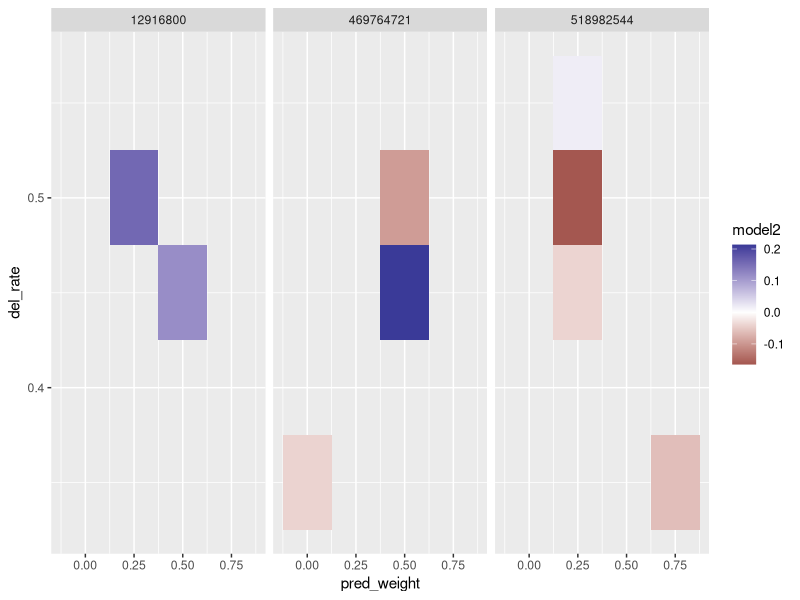
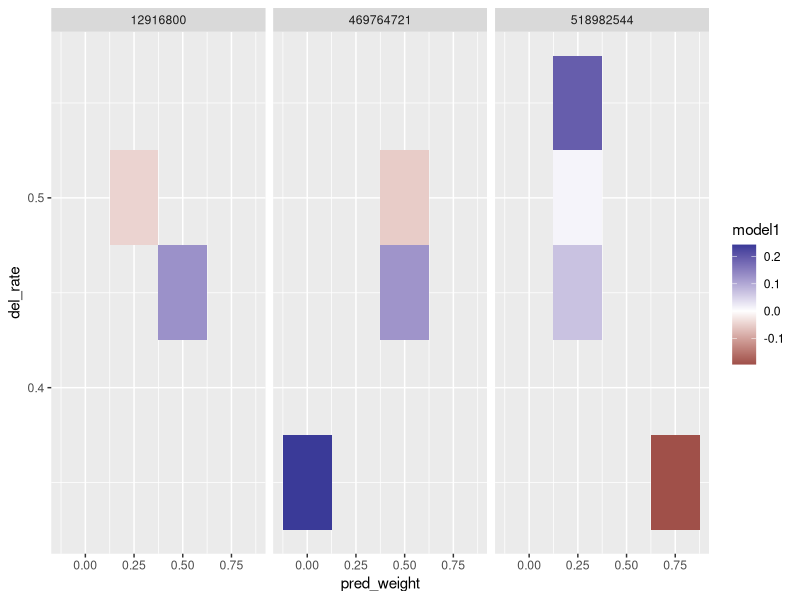
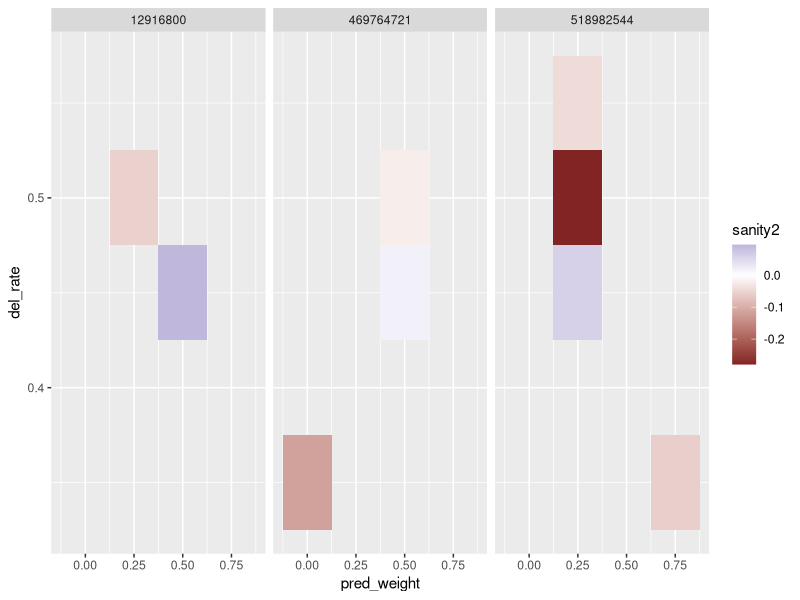
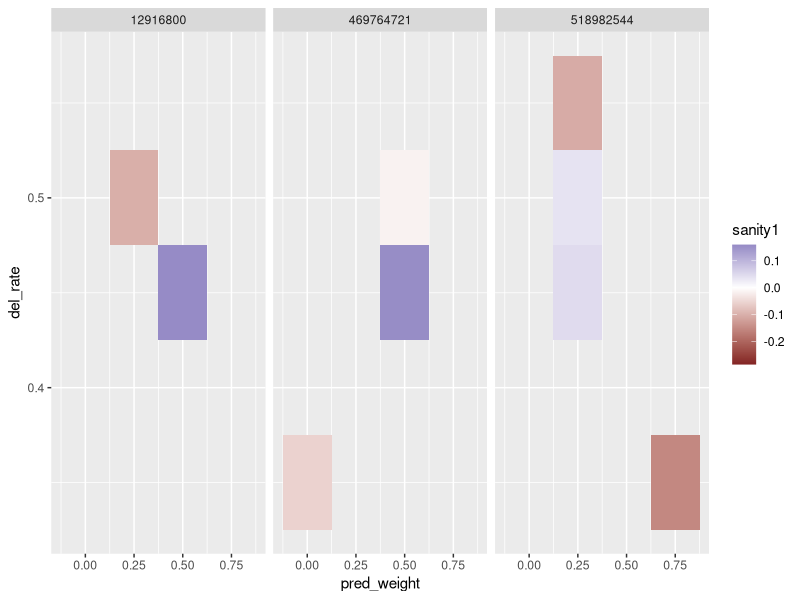

Generate these figures, in order, with R:
library(dplyr)
library(tidyr)
library(ggplot2)


data = read.csv("results_german_reweighted.tsv", sep="\t")



plot = ggplot(data=data %>% filter(!is.na(model2)), aes(x=pred_weight, y=del_rate)) + geom_tile(aes(fill=model2))
plot = plot +  scale_fill_gradient2() + facet_wrap(~denoiser)
ggsave(plot, file="model2_german_reweighted.pdf")


plot = ggplot(data=data %>% filter(!is.na(model1)), aes(x=pred_weight, y=del_rate)) + geom_tile(aes(fill=model1))
plot = plot +  scale_fill_gradient2() + facet_wrap(~denoiser)
ggsave(plot, file="model1_german_reweighted.pdf")


plot = ggplot(data=data %>% filter(!is.na(sanity2)), aes(x=pred_weight, y=del_rate)) + geom_tile(aes(fill=sanity2))
plot = plot +  scale_fill_gradient2() + facet_wrap(~denoiser)
ggsave(plot, file="sanity2_german_reweighted.pdf")


plot = ggplot(data=data %>% filter(!is.na(sanity1)), aes(x=pred_weight, y=del_rate)) + geom_tile(aes(fill=sanity1))
plot = plot +  scale_fill_gradient2() + facet_wrap(~denoiser)
ggsave(plot, file="sanity1_german_reweighted.pdf")



